Frame 1 (no input): blank canvas, image omitted
Frame 60 (the mouse pressed at the canvas centre just before this capture): blank canvas, image omitted
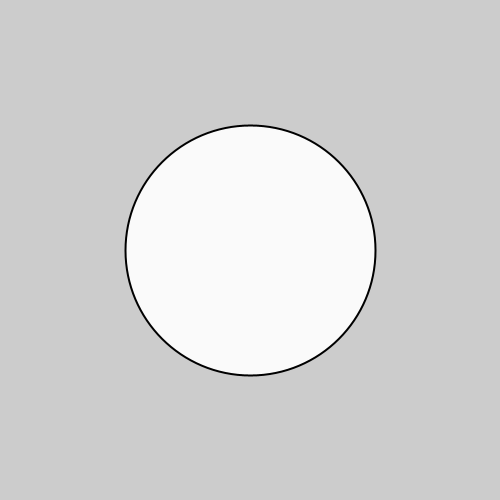
Frame 120 (the mouse held since frame 60 and released just before this capture)

The Processing sketch whose frames 1 and 60 were blank and that drew this single picture after the mouse press (run headless with seeded random() and noise(); from frame 60 on, the mouse is pressed at the canvas centre):

// Processing sketch: processing_10661
// ── processing_10661.pde

void setup(){
  
  size(500,500);

  ellipseMode(CENTER);
 
  
  
  
}


void draw (){
    //background(255,150,150);
    fill(mouseX,abs(mouseX -pmouseX),mouseY);
  smooth();
  strokeWeight(2);
  ellipse(mouseX,mouseY,abs (mouseX -pmouseX),abs (mouseX -pmouseX));
 // rect (mouseX,mouseY, 50,50);
  
  
  
  
}


void keyPressed(){
  
  
  fill(0);
  ellipse(mouseX,mouseY,mouseX+30, mouseY+30);
  
  
}

 void mousePressed(){
 
 
 background (255);
 
 }
